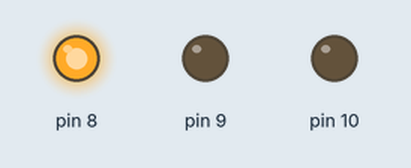
Bench run of a sketch on a simulated Arduino Uno, built with avr-gcc and run on an emulated ATmega328P. On the bench: output pins drawn as LEDs (lit = HIGH).

Above: at 2.5 s.
At 6.0 s:
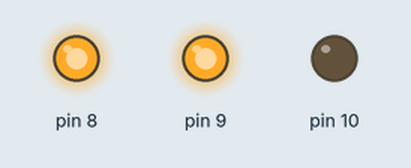
At 9.5 s:
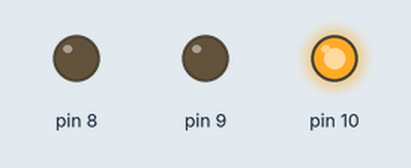
At 13.0 s:
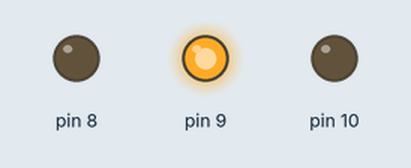
Timing chart, 0 to 18.2 s (numbered marks = the images above):
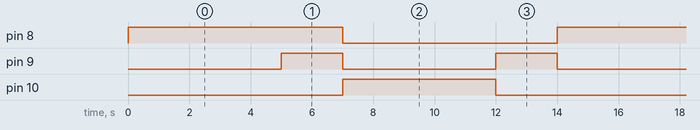

The sketch:

traffic.light.ino
```cpp
void setup() {
  pinMode(8, OUTPUT);
  pinMode(9, OUTPUT);
  pinMode(10, OUTPUT);
}

void loop() {

  // RED ON
  digitalWrite(8, HIGH);
  digitalWrite(9, LOW);
  digitalWrite(10, LOW);
  delay(5000);

  // RED + YELLOW ON
  digitalWrite(8, HIGH);
  digitalWrite(9, HIGH);
  digitalWrite(10, LOW);
  delay(2000);

  // GREEN ON
  digitalWrite(8, LOW);
  digitalWrite(9, LOW);
  digitalWrite(10, HIGH);
  delay(5000);

  // YELLOW ON
  digitalWrite(8, LOW);
  digitalWrite(9, HIGH);
  digitalWrite(10, LOW);
  delay(2000);
}
```

Measured:
- by itself, pin 8: alternates HIGH for 7.0 s and LOW for 7.0 s
- by itself, pin 9: alternates HIGH for 2.0 s and LOW for 5.0 s
- by itself, pin 10: alternates HIGH for 5.0 s and LOW for 9.0 s
